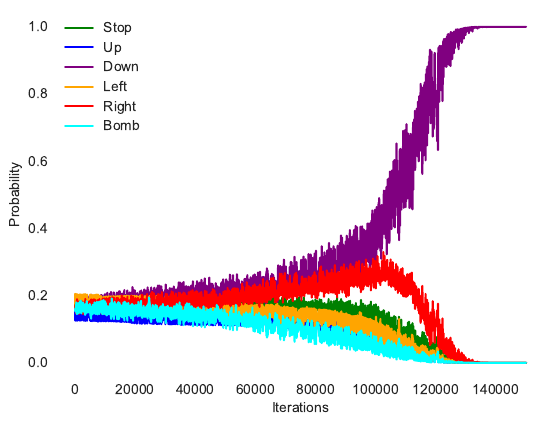

Write Python code to recreate this figure.
import matplotlib.pyplot as plt
from matplotlib.figure import Figure
import torch.nn.functional as F
import math
import numpy as np
import json

plt.style.use('seaborn-darkgrid')

f = open('a_probs_list_softmax.json', 'r')
data = json.loads(f.readline())

fig = plt.figure()
colors = ['green', 'blue', 'purple', 'orange', 'red', 'cyan']
labels = ['Stop', 'Up', 'Down', 'Left', 'Right', 'Bomb']
for l, c, i in zip(labels, colors, range(0, 6)):
    x = [math.floor(i*16.6667) for i in range(0, len(data))]
    y = [d[i] for d in data]
    plt.plot(x, y, color=c, label=l)

plt.legend(loc='upper left')
plt.xlabel('Iterations')
plt.ylabel('Probability')
plt.show()

fig.savefig("a_probs.pdf", bbox_inches='tight', transparent=True)